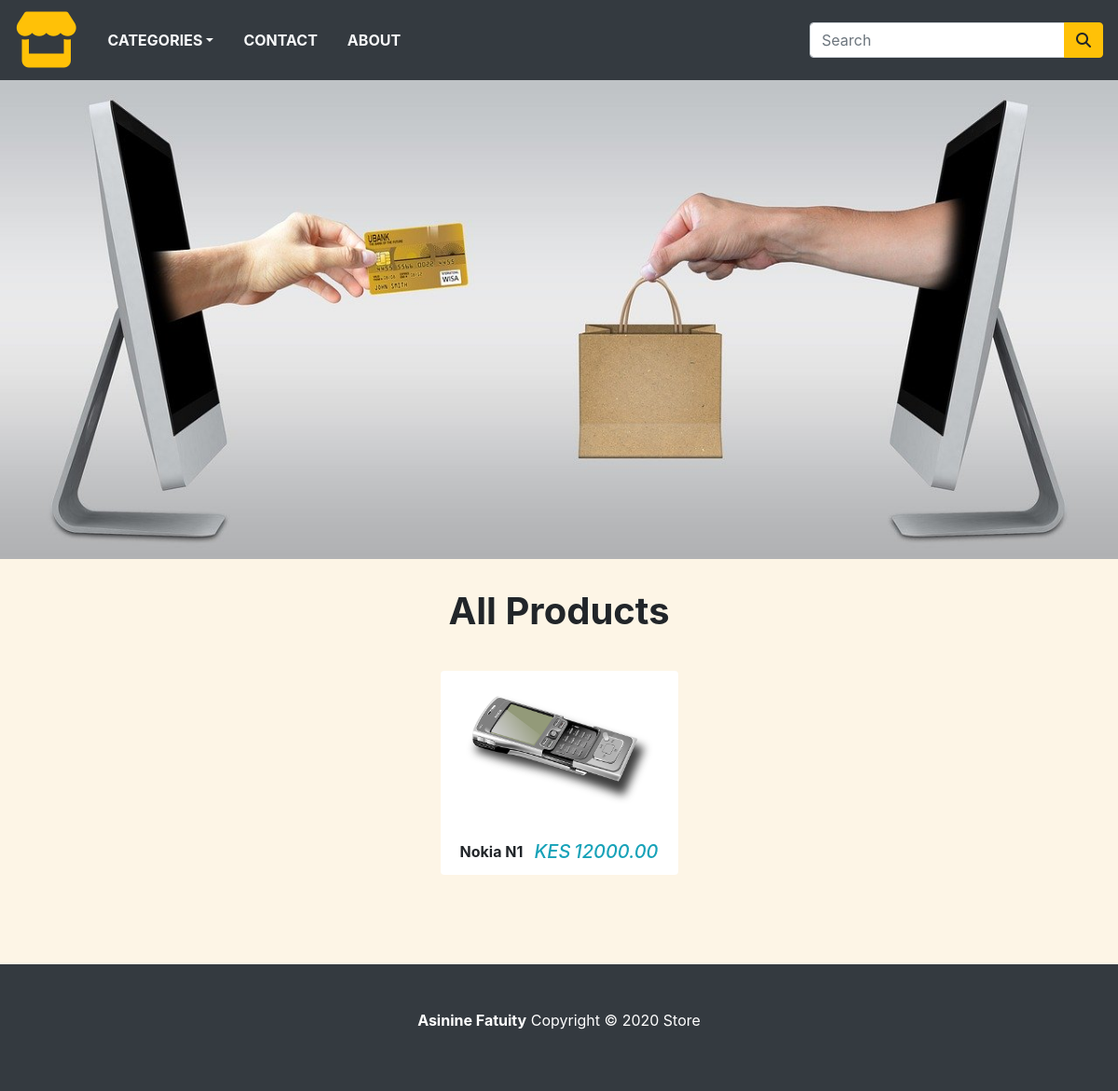
The page /store/category/nokia on the database its author committed.
### store/models.py (models this page shows, shortened)
class Product(models.Model):
     name = models.CharField(max_length=250, unique=True)
     slug = models.SlugField(max_length=250, unique=True )
     description = models.TextField(blank=True)
     category = models.ForeignKey(Category, on_delete =models.CASCADE)
     price = models.DecimalField(max_digits=10, decimal_places=2)
     image = models.ImageField(upload_to='product', blank=True)
     stock = models.IntegerField()
     available = models.BooleanField(default=True)
     created = models.DateTimeField(auto_now_add=True)
     updated = models.DateTimeField(auto_now=True)
     class Meta:
        ordering = ('name',)
        verbose_name = 'product'
        verbose_name_plural = 'products'
     def get_url(self):
        return reverse('product_detail', args = [self.category.slug, self.slug])

### store/views.py (the view)
# urls.py: path('category/<slug:category_slug>',store_views.homePage, name ='products_by_category'),
def homePage(request, category_slug=None):
    category_page = None
    products =None
    if category_slug !=None:
        category_page = get_object_or_404(Category, slug = category_slug)
        products = Product.objects.filter(category= category_page, available=True)
    else:
        products = Product.objects.all().filter(available=True)
    return render(request,'home.html',{'category': category_page, 'products': products})

### store/context_processors.py (called while the page is built)
def counter(request):
    item_count = 0
    if 'admin' in request.path:
        return {}
    else:
        try:
            cart = Cart.objects.filter(cart_id=_cart_id(request))#get Cart object
            cart_items = CartItem.objects.all().filter(cart=cart[:1])#get corresponding
            for cart_item in cart_items:
                item_count += cart_item.quantity
        except Cart.DoesNotExist: #no cart item in the current session
            item_count=0
    return dict(item_count=item_count)

def menu_links(request):
    links = Category.objects.all()
    return dict (links = links)

### store/models.py (called while the page is built)
    def get_url(self):
        return reverse('products_by_category', args = [self.slug])

### store/views.py (called while the page is built)
def _cart_id(request):
    cart = request.session.session_key #persists cart while user browses
    if not cart:
        cart = request.session.create()
    return cart

### store/templates/home.html (shortened to what this page needs)
{% extends 'base.html' %}
{% load static %}
{% block content %}
<div class="container-fluid">
   <div class="row">
    <img style="width:100%" src="{% static 'img/ecohome.jpg' %}" alt="">
   </div>
</div>
<div class="py-4">
    <div class="container">
        <div class="row">
            <div class="col-10 mx-auto my-2 text-center">
                <h1 class="text-capitalize font-weight-bold">
                    All Products
                </h1>
            </div>
        </div>
    </div>
</div>
 <div class="container">
     <div class="row">
     {% for product in products %}
     <div class="col-9 mx-auto col-md-6 col-lg-3">
         <div class="card mb-5" style="border-color: transparent;">
             <div class="p-4">
                 <a href="{{product.get_url}}">
                     <img src="{{product.image.url}}"class="card-img-top" alt="{{product.name}}">
                </a>
             </div>
           <div class="card-footer d-flex justify-content-between"
           style="background: transparent; border-color: transparent; ">
             <p class="font-weight-bold mb-0">
               {{product.name}}
             </p>
             <h5 class="text-info font-italic mb-0">
                <span class="mr-1">KES</span>{{product.price}}
            </h5>
           </div>
         </div>
     </div>
     {% endfor %}
     </div>
 </div>
{% endblock %}

### store/static/css/base.css (style rules this page uses)
body { background-color: oldlace; }

### rows shown on the page
Product: image (picture), name "Nokia N1", price "12000.00"
